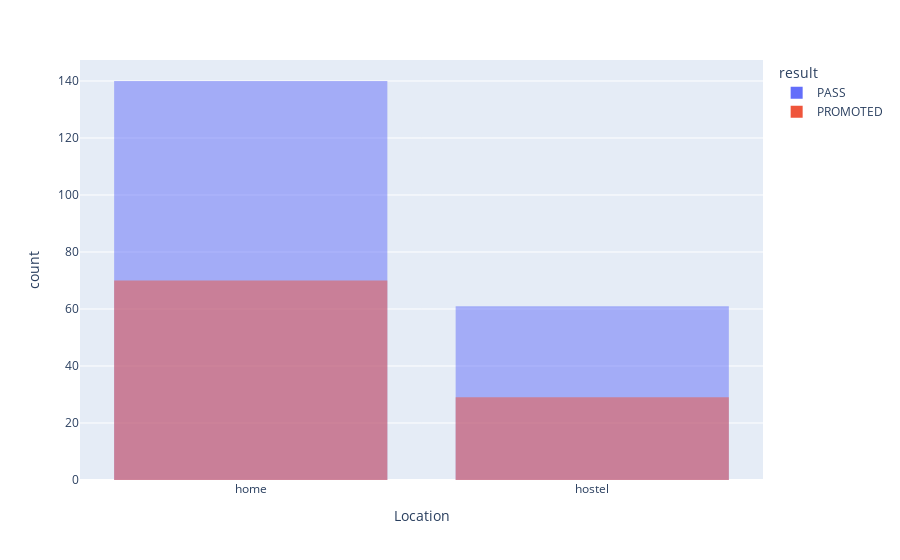

The code cell stored with this chart in its notebook:
### Code cell
import plotly.express as px


def create_histogram(data, x, hue):
    fig = px.histogram(data, x=x, color=hue,
                       barmode='overlay',
                       labels={x: x.capitalize(), 'count': 'Count'})
    return fig

fig = create_histogram(data, x='location', hue='result')
fig.show()

### Figure 1 — Plotly figure (JSON) as saved in the notebook; plotly's stock layout.template omitted (floating-point values rounded to 4 significant figures; data arrays with more than 128 entries replaced by an {"elided": "..."} marker saying what was removed)
{"data": [{"alignmentgroup": "True", "bingroup": "x", "hovertemplate": "result=PASS<br>Location=%{x}<br>count=%{y}<extra></extra>", "legendgroup": "PASS", "marker": {"color": "#636efa", "opacity": 0.5, "pattern": {"shape": ""}}, "name": "PASS", "offsetgroup": "PASS", "orientation": "v", "showlegend": true, "type": "histogram", "x": {"elided": "201 str values"}, "xaxis": "x", "yaxis": "y"}, {"alignmentgroup": "True", "bingroup": "x", "hovertemplate": "result=PROMOTED<br>Location=%{x}<br>count=%{y}<extra></extra>", "legendgroup": "PROMOTED", "marker": {"color": "#EF553B", "opacity": 0.5, "pattern": {"shape": ""}}, "name": "PROMOTED", "offsetgroup": "PROMOTED", "orientation": "v", "showlegend": true, "type": "histogram", "x": ["home", "home", "home", "home", "hostel", "home", "home", "home", "home", "home", "home", "hostel", "hostel", "home", "home", "home", "home", "hostel", "hostel", "hostel", "home", "home", "home", "hostel", "hostel", "home", "home", "home", "home", "home", "home", "home", "home", "home", "home", "hostel", "home", "home", "home", "home", "home", "home", "home", "home", "home", "home", "home", "home", "home", "hostel", "hostel", "home", "home", "home", "home", "hostel", "home", "home", "home", "home", "hostel", "hostel", "hostel", "hostel", "home", "home", "home", "home", "home", "home", "hostel", "hostel", "home", "home", "home", "hostel", "hostel", "home", "home", "hostel", "hostel", "hostel", "home", "home", "home", "home", "hostel", "hostel", "hostel", "hostel", "home", "home", "home", "home", "home", "home", "home", "hostel", "hostel"], "xaxis": "x", "yaxis": "y"}], "layout": {"autosize": true, "barmode": "overlay", "legend": {"title": {"text": "result"}, "tracegroupgap": 0}, "margin": {"t": 60}, "xaxis": {"anchor": "y", "autorange": true, "domain": [0, 1], "range": [-0.5, 1.5], "title": {"text": "Location"}, "type": "category"}, "yaxis": {"anchor": "x", "autorange": true, "domain": [0, 1], "range": [0, 147.4], "title": {"text": "count"}}}}
